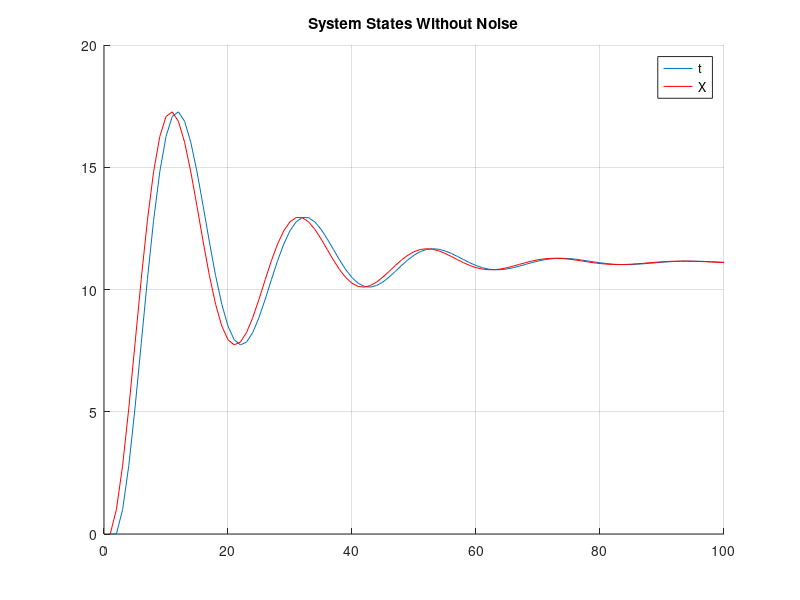

MATLAB code to generate this figure:
clc;
clear all;
close all;

X=zeros(2,100);
Xn=zeros(2,100); 
A=[0    1
  -0.89 1.8];
B=[0 
   1]; 
u=ones(100,1);
t=1:100; 
for i=1:99 
X(:,i+1)=A*X(:,i)+B*u(i); 
y(i,:) = X(:,i+1)'
hold on
end 
figure(1)
plot(t,X(1,:));
hold on;
grid on;
plot(t,X(2,:),'r');
legend t X
grid on; 
title('System States Without Noise') 
max_overshoot = max(y(:,1))
SteadyState_value = max(y(i,:))
peak_overshoot = (max_overshoot(1) - SteadyState_value)/SteadyState_value *100